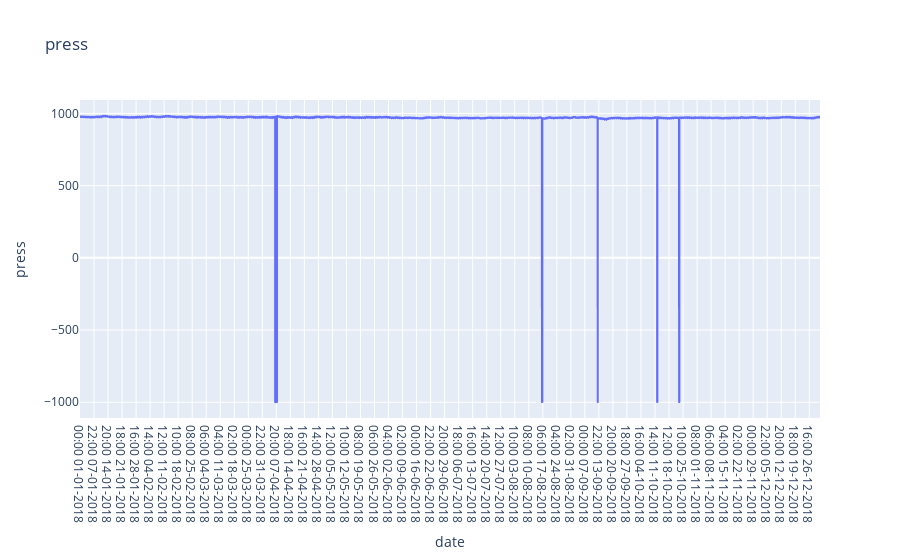

This figure's notebook cell:
### Code cell
fig2 = px.line(df_SBRS, x="date", y=features[1], title=features[1])
fig2.show()

### Figure 1 — Plotly figure (JSON) as saved in the notebook; plotly's stock layout.template omitted (floating-point values rounded to 4 significant figures; data arrays with more than 128 entries replaced by an {"elided": "..."} marker saying what was removed)
{"data": [{"hovertemplate": "date=%{x}<br>press=%{y}<extra></extra>", "legendgroup": "", "line": {"color": "#636efa", "dash": "solid"}, "marker": {"symbol": "circle"}, "mode": "lines", "name": "", "showlegend": false, "type": "scattergl", "x": {"elided": "8760 str values"}, "xaxis": "x", "y": {"elided": "8760 int values"}, "yaxis": "y"}], "layout": {"legend": {"tracegroupgap": 0}, "title": {"text": "press"}, "xaxis": {"anchor": "y", "domain": [0, 1], "title": {"text": "date"}}, "yaxis": {"anchor": "x", "domain": [0, 1], "title": {"text": "press"}}}}
